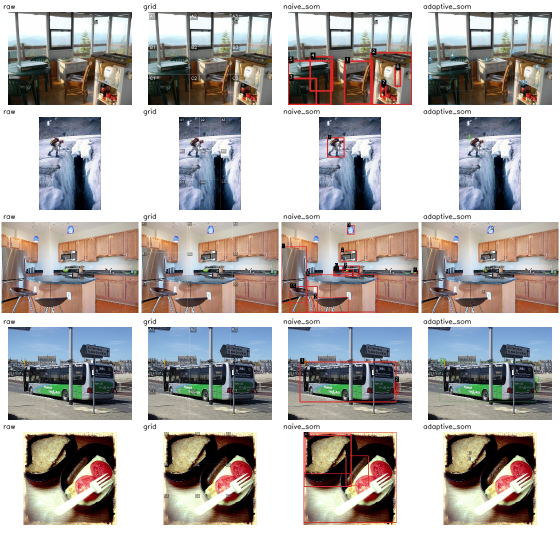
#> input picture figures/preview_5_samples.png, 1120 x 1080 px (shown at 1/2 size)
$ python -i visual_prompter.py   (imports and definitions only)
#> lines starting #> are read from the running program, lines starting #| are printed output that depends on the picture; after the words box and inside, x2 and y2 are one past the last pixel; in counts of white or black regions, pixels touching at a corner belong together
#> further down, picture is the input picture: shape (1080, 1120, 3); mean B, G, R 170, 172.2, 176.7
# -*- coding: utf-8 -*-
"""Generate four visual-prompt variants for the CV-Bench subset.

Modes
-----
raw          original image
grid         semi-transparent 3x3 coordinate grid with A1-C3 labels
naive_som    fixed thick boxes + opaque black number tags (Set-of-Mark style)
adaptive_som density-aware rendering: thin boxes, compact tags, or centre dots

The density level is determined by the number of detected objects N and the
union box-area ratio rho.  Detection uses YOLOv8n; if it returns no boxes for
an icon-like image, a conservative contour fallback supplies proposals.
"""
from __future__ import annotations

import argparse
import json
import math
from pathlib import Path

import cv2
import numpy as np
from PIL import Image
from ultralytics import YOLO

ROOT = Path(__file__).resolve().parents[1]
SUBSET = ROOT / "data" / "eval_subset.jsonl"
CACHE = ROOT / "prompts_cache"
META = ROOT / "data" / "density_meta.jsonl"
PREVIEW = ROOT / "figures" / "preview_5_samples.png"
YOLO_WEIGHTS = ROOT / "models" / "yolov8n.pt"
MODES = ("raw", "grid", "naive_som", "adaptive_som")
COLORS = {
    "low": (70, 160, 80),
    "medium": (200, 150, 60),
    "high": (70, 90, 210),
}


def read_rows(limit: int | None = None):
    rows = [json.loads(line) for line in SUBSET.read_text(encoding="utf-8").splitlines() if line.strip()]
    return rows[:limit] if limit else rows


# [18 lines left out: functions load_image, yolo_boxes, not called in this run]


def contour_boxes(image: np.ndarray, max_boxes: int = 12) -> list[tuple[int, int, int, int]]:
    """Conservative fallback for non-COCO icon images with no YOLO detection."""
#> called with max_boxes = 12
    gray = cv2.cvtColor(image, cv2.COLOR_BGR2GRAY)
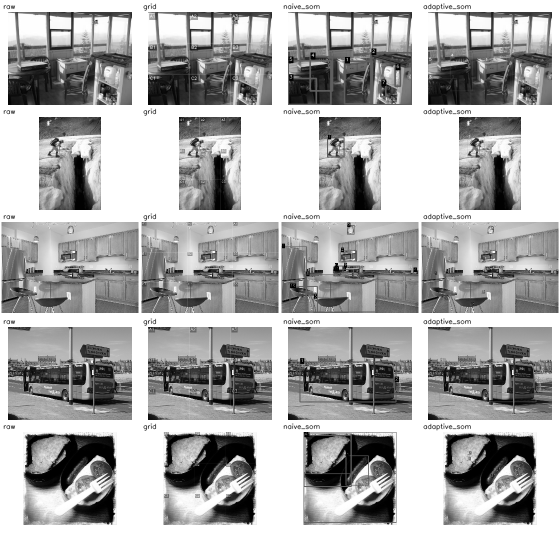
#> gray: shape (1080, 1120) (shown at 1/2 size); min 0, max 255, mean 173.3
    edges = cv2.Canny(gray, 60, 160)
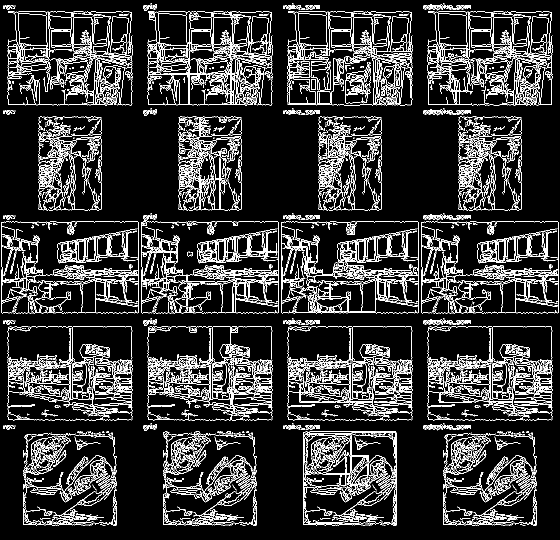
#> edges: shape (1080, 1120) (shown at 1/2 size); 12.6% white in thin lines or dots
    edges = cv2.dilate(edges, np.ones((3, 3), np.uint8), iterations=1)
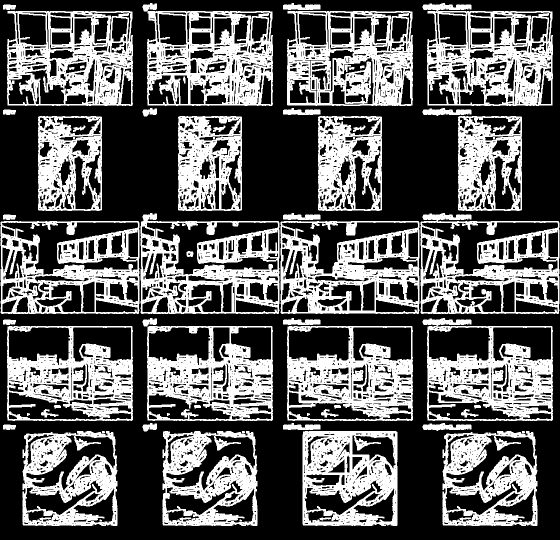
#> edges: shape (1080, 1120) (shown at 1/2 size); 36.7% white; 73 white regions (7 under 20 px)
    contours, _ = cv2.findContours(edges, cv2.RETR_EXTERNAL, cv2.CHAIN_APPROX_SIMPLE)
#> contours = 35 contours; largest, box (x1, y1, x2, y2) and area: (841, 426, 1119, 628) 51773, (281, 426, 559, 628) 51152, (1, 442, 279, 628) 50870, (561, 442, 839, 628) 50860, (845, 636, 1106, 842) 47967
    h, w = image.shape[:2]
#> h = 1080; w = 1120
    area_img = h * w
#> area_img = 1209600
    boxes = []
    for contour in sorted(contours, key=cv2.contourArea, reverse=True):
        x, y, bw, bh = cv2.boundingRect(contour)
        area = bw * bh
        if area < area_img * 0.002 or area > area_img * 0.55:
            continue
        if bw < 8 or bh < 8:
            continue
        boxes.append((x, y, x + bw, y + bh))
        if len(boxes) >= max_boxes:
            break
#> this loop made 12 passes
#> (x, y, bw, bh, area) on passes 1 to 12: (841, 426, 278, 202, 56156), (281, 426, 278, 202, 56156), (1, 442, 278, 186, 51708), (561, 442, 278, 186, 51708), (845, 636, 261, 206, 53766), (574, 652, 252, 190, 47880), (14, 652, 252, 190, 47880), (294, 652, 252, 190, 47880), (845, 6, 261, 206, 53766), (285, 6, 261, 206, 53766), (574, 22, 252, 190, 47880), (14, 22, 252, 190, 47880)
#> after the loop, boxes = [(841, 426, 1119, 628), (281, 426, 559, 628), (1, 442, 279, 628), (561, 442, 839, 628), (845, 636, 1106, 842), (574, 652, 826, 842), (14, 652, 266, 842), (294, 652, 546, 842), (845, 6, 1106, 212), (285, 6, 546, 212), (574, 22, 826, 212), (14, 22, 266, 212)]
    return boxes


# [160 lines left out: functions union_ratio, density_level, put_text_alpha, put_tag, draw_grid, draw_naive and 3 more, not called in this run]


# [2 lines not run here, left out]

>>> import cv2
>>> picture = cv2.imread('../figures/preview_5_samples.png')
>>> result = contour_boxes(picture)
#> result has the same summary as boxes in contour_boxes
